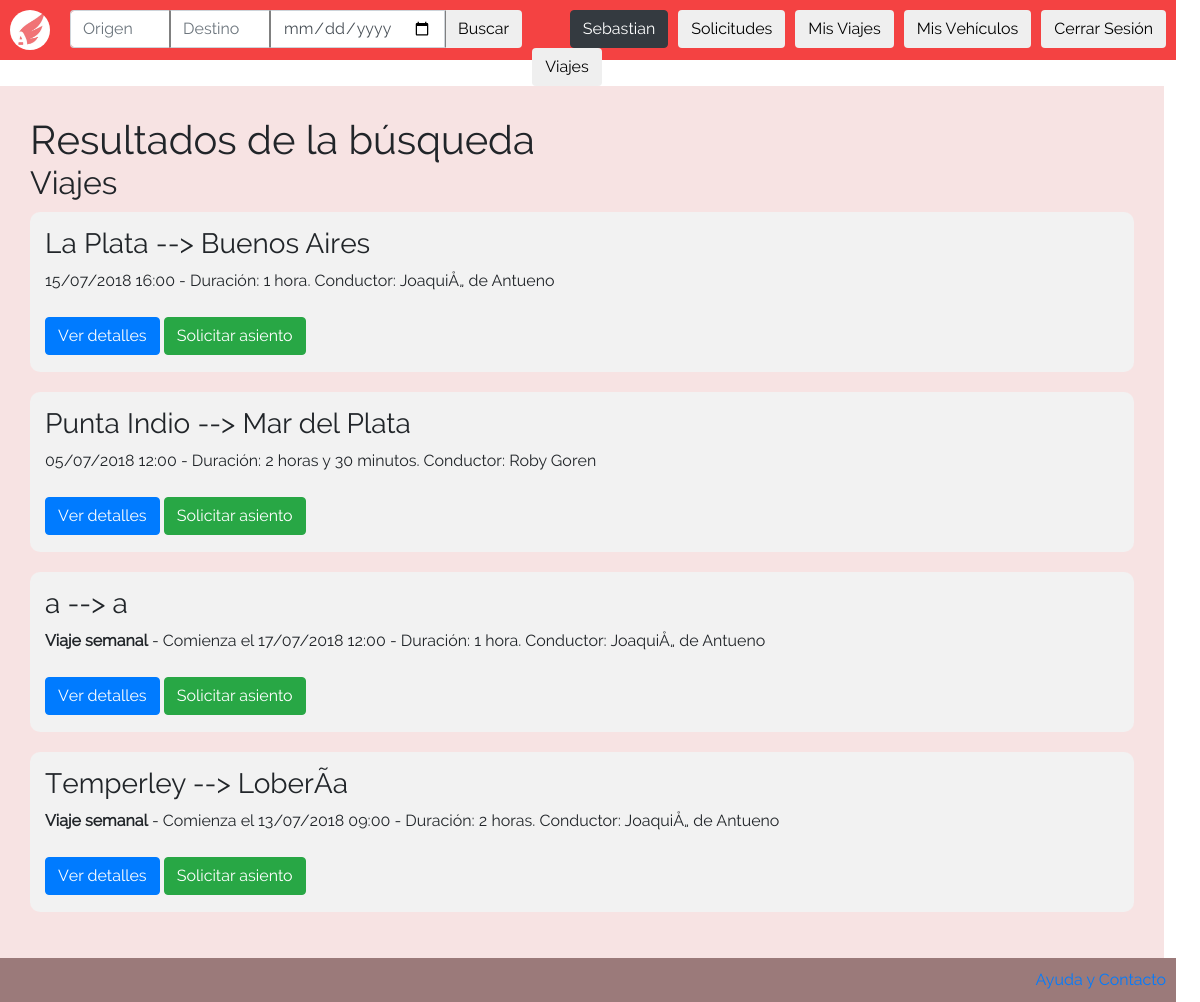
The page /vistas/buscar_viaje.php (signed in) on the database as committed earlier.
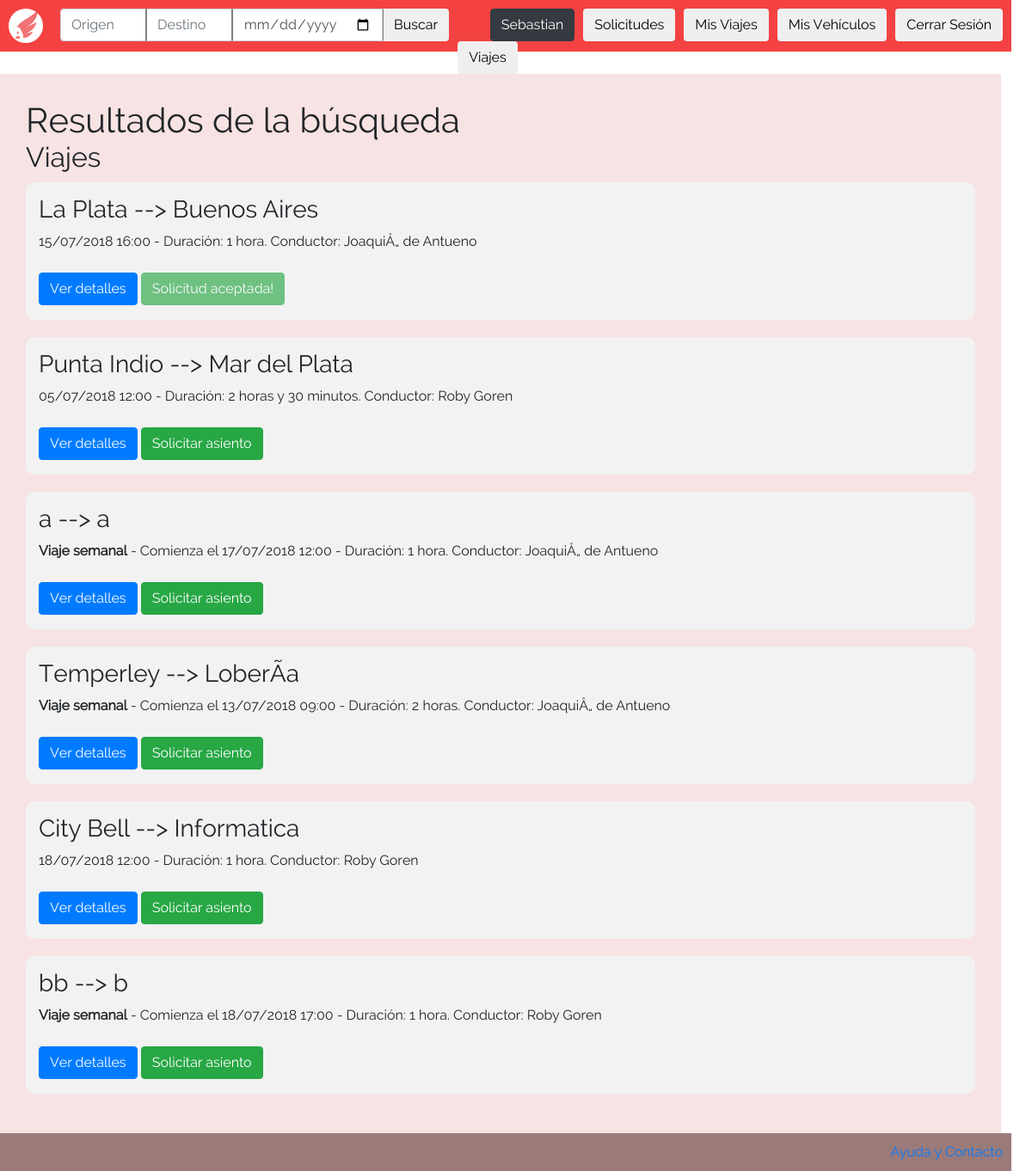
The same page on the database as committed later.
### tables this page shows
CREATE TABLE `viajes` (
  `id_viaje` int(11) NOT NULL,
  `id_usuario` int(11) NOT NULL,
  `patente` varchar(10) NOT NULL,
  `origen` text NOT NULL,
  `destino` text NOT NULL,
  `duracion` decimal(10,5) NOT NULL,
  `fecha_hora` datetime NOT NULL,
  `descripcion` text NOT NULL,
  `tipo` int(11) NOT NULL,
  `costo` decimal(10,5) NOT NULL,
  `tarjeta` bigint(20) NOT NULL,
  `pago_conductor` int(11) NOT NULL DEFAULT '0',
  `pago_pasajero` int(11) NOT NULL DEFAULT '0'
);

CREATE TABLE `usuario` (
  `id_usuario` int(11) NOT NULL,
  `nombre` varchar(2048) NOT NULL,
  `apellido` varchar(2048) NOT NULL,
  `fecha_de_nacimiento` date NOT NULL,
  `mail` varchar(2048) NOT NULL,
  `promedio_puntuacion_conductor` double NOT NULL,
  `promedio_puntuacion_pasajero` double NOT NULL,
  `id_direccion` int(11) NOT NULL,
  `contrasenia` varchar(256) NOT NULL,
  `foto_perfil` text NOT NULL,
  `gasto` double NOT NULL DEFAULT '0',
  `ahorro` double NOT NULL DEFAULT '0'
);

### vistas/buscar_viaje.php (the view, shortened to what this page needs)
<!DOCTYPE html>
<html>
  <head>
    <link href="/css/bootstrap.css" rel="stylesheet" type="text/css" >
    <link href="/css/index.css" rel="stylesheet" type="text/css">
    <link href="/css/listar_vehiculos.css" rel="stylesheet" type="text/css">
  </head>
  <body>
    <?php
      include("../php/abrir_conexion.php");
      include("../php/utils.php");
      include("header.php");
      $user_id = $_SESSION["user_id"];
      $title = "";
      $query = "SELECT * from viajes WHERE id_usuario!=$user_id";
      $result = mysqli_query($conn, $query);
    ?>
    <div id="body">
      <h1>Resultados de la búsqueda</h1>
      <?php
        if(mysqli_num_rows($result) == 0){
          echo "<h2>No se encontrarón viajes$title</h2>";
        } else {
          echo "<h2>Viajes$title</h2>";
        }
        while($trip = mysqli_fetch_assoc($result)){
          $query = "SELECT * FROM usuario WHERE id_usuario=".$trip["id_usuario"];
          $driver = mysqli_fetch_assoc(mysqli_query($conn, $query));
          $name = $driver["nombre"]." ".$driver["apellido"];
      ?>
      <div class="vehicle">
        <div class="vehicle-info">
          <h3><?= $trip["origen"] ?> --> <?= $trip["destino"] ?></h3>
          <?=
            ($trip["tipo"] == WEEKLY_TRIP)?"<strong>Viaje semanal</strong> - Comienza el ":"";
          ?>
          <?= date("d/m/Y H:i", strtotime($trip["fecha_hora"])); ?> - Duración:
          <?php
            echo printTime($trip["duracion"]).".";
          ?>
          Conductor: <?= $name ?>
	        <br>
          <br>
	          <form class="" action="/vistas/ver_detalles_viaje.php" method="post">
              <button class="btn btn-primary" name="">Ver detalles</button>
          </form>
	        <form class="" action="/php/verificar_disponibilidad.php" method="post">
            <?php
              if (alreadyHaveRequest($conn, $_SESSION["user_id"], $trip["id_viaje"])){
                $query = "SELECT * FROM solicitud WHERE id_viaje=".$trip["id_viaje"]." AND id_pasajero=".$_SESSION["user_id"];
                $request = mysqli_fetch_assoc(mysqli_query($conn, $query));
                switch($request["estado"]){
                  case ACCEPTED: echo '<button class="btn btn-success" disabled>Solicitud aceptada!</button>';
                    break;
                }
              } else {
                ?> <button class="btn btn-success">Solicitar asiento</button> <?
              }
            ?>
          </form>
        </div>
      </div>
      <?php } ?>
    </div>
    <?php
      include("footer.php");
    ?>
  </body>
</html>

### vistas/header.php (shortened to what this page needs)
<div id="header">
  <img id="logo" src="/img/logo.jpeg" />
  <form id="search-form" class="form-inline" method="post" action="/vistas/buscar_viaje.php">
    <input <?= (isset($_POST["origin"]))?"value='".$_POST["origin"]."'":"" ?> type="text" name="origin" class="form-control mb-2 mr-sm-2 search s1" id="inlineFormInputName2" placeholder="Origen">
    <div class="input-group mb-2 mr-sm-2">
      <input <?= (isset($_POST["destination"]))?"value='".$_POST["destination"]."'":"" ?> type="text" name="destination" class="form-control search s2" id="inlineFormInputGroupUsername2" placeholder="Destino">
    </div>
    <div class="form-check mb-2 mr-sm-2">
      <input <?= (isset($_POST["date"]))?"value='".$_POST["date"]."'":"" ?> type="date" name="date" class="form-control search" id="date" name="date" placeholder="Fecha">
    </div>
    <button type="submit" class="btn mb-2" id="search-button">Buscar</button>
  </form>
  <button class="btn"><a href="/php/cerrar_sesion.php">Cerrar Sesión</a></button>
  <button class="btn"><a href="/vistas/listar_vehiculos.php">Mis Vehículos</a></button>
  <button class="btn"><a href="/vistas/ver_viajes.php">Mis Viajes</a></button>
  <button class="btn"><a href="/vistas/ver_solicitudes.php">Solicitudes</a></button>
  <button class="btn btn-dark" ><a style="color: white" href="/vistas/ver_perfil.php"><?php echo  $_SESSION["user_name"] ?></a></button>
  <button class="btn" id="left-button"><a href="/vistas/listar_todos_los_viajes.php">Viajes</a></button>
</div>

### php/utils.php (shortened to what this page needs)
<?php
  function printTime($time){
    $hours = floor($time);
    $minutes = $time-$hours;
    if($hours > 0){
      echo $hours.(($hours>=2)?" horas":" hora");
      if($minutes > 0){
        echo " y";
      }
    }
    if($minutes > 0){
      echo " ".($minutes*60)." minutos";
    }
  }
  function alreadyHaveRequest($conn, $user_id, $trip_id){
    $query = "SELECT * FROM solicitud WHERE id_pasajero='$user_id' AND id_viaje='$trip_id' ";
    $requests = mysqli_query($conn, $query);
    return mysqli_num_rows($requests) > 0;
  }
?>

### vistas/footer.php
<div id="footer">
        <a id="help_link"  href="/php/ayuda.php">Ayuda y Contacto</a>
      </div>

### css/index.css (style rules this page uses)
html, body { height: 100%; width: 99%; margin: 0px; padding: 0px; font-family: "Raleway"; }
h1, h2 { margin: 0px }
#header { width: 100%; height: 60px; background-color: rgb(244, 66, 66); margin: 0px; padding: 10px; }
#logo { border-radius: 100%; height: 40px; float: left; margin-right: 20px; }
#header #search-button { margin-left: -8px; border-top-left-radius: 0; border-bottom-left-radius: 0; border-left-color: grey; }
#header button { float: right; margin-left: 10px; }
#header #left-button { float: left; margin-left: 10px; }
#header form { float: left; }
#header form .search { width: 100px; margin-left:0px; margin-right:0px !important; }
.s1 { border-top-right-radius: 0; border-bottom-right-radius: 0; border-right-color: grey; }
.s2 { border-radius: 0; border-right-color: grey; border-left-color: grey; }
#header #date { width: 175px; height: 38px; margin-left: -8px; border-radius: 0 !important; border-left-color: grey; }
button a { color: black; }
#body { padding-top: 30px; padding-bottom: 20px; padding-left: 30px; background-color: rgb(247, 227, 227); width: 99%; min-height: 80%; overflow: auto; margin: 0px; padding-bottom: 70px; }
#footer { width: 98%; height: content; background-color: rgb(155, 122, 122); margin: 0px; padding: 10px; overflow: auto; position: fixed; bottom: 0; left: 0; }
#help_link { float: right; }

### css/listar_vehiculos.css (style rules this page uses)
.vehicle { height: 160px; width: calc(100% - 30px); background-color: rgb(242, 242, 242); margin-bottom: 20px; margin-top: 10px; border-radius: 10px; padding: 15px; }
.vehicle form { display: inline; }
.vehicle-info { float: left; }

Rows that differ between the two databases and show on the page:
changed viajes "La Plata": text "Solicitar asiento" → "Solicitud aceptada!"
added viajes: origen "City Bell", destino "Informatica", fecha_hora "18/07/2018 12:00", duracion "1", id_usuario.apellido "Roby Goren", shows "Solicitar asiento"
added viajes: origen "bb", destino "b", tipo "Viaje semanal", fecha_hora "18/07/2018 17:00", duracion "1", id_usuario.apellido "Roby Goren", shows "Solicitar asiento"
